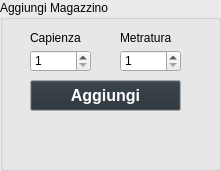
     <widget class="QGroupBox" name="groupBox_4">
      <property name="geometry">
       <rect>
        <x>40</x>
        <y>100</y>
        <width>221</width>
        <height>171</height>
       </rect>
      </property>
      <property name="palette">
       <palette>
        <active>
         <colorrole role="WindowText">
          <brush brushstyle="SolidPattern">
           <color alpha="255">
            <red>0</red>
            <green>0</green>
            <blue>0</blue>
           </color>
          </brush>
         </colorrole>
         <colorrole role="Button">
          <brush brushstyle="SolidPattern">
           <color alpha="255">
            <red>234</red>
            <green>234</green>
            <blue>234</blue>
           </color>
          </brush>
         </colorrole>
         <colorrole role="Light">
          <brush brushstyle="SolidPattern">
           <color alpha="255">
            <red>255</red>
            <green>255</green>
            <blue>255</blue>
           </color>
          </brush>
         </colorrole>
         <colorrole role="Midlight">
          <brush brushstyle="SolidPattern">
           <color alpha="255">
            <red>244</red>
            <green>244</green>
            <blue>244</blue>
           </color>
          </brush>
         </colorrole>
         <colorrole role="Dark">
          <brush brushstyle="SolidPattern">
           <color alpha="255">
            <red>117</red>
            <green>117</green>
            <blue>117</blue>
           </color>
          </brush>
         </colorrole>
         <colorrole role="Mid">
          <brush brushstyle="SolidPattern">
           <color alpha="255">
            <red>156</red>
            <green>156</green>
            <blue>156</blue>
           </color>
          </brush>
         </colorrole>
         <colorrole role="Text">
          <brush brushstyle="SolidPattern">
           <color alpha="255">
            <red>0</red>
            <green>0</green>
            <blue>0</blue>
           </color>
          </brush>
         </colorrole>
         <colorrole role="BrightText">
          <brush brushstyle="SolidPattern">
           <color alpha="255">
            <red>255</red>
            <green>255</green>
            <blue>255</blue>
           </color>
          </brush>
         </colorrole>
         <colorrole role="ButtonText">
          <brush brushstyle="SolidPattern">
           <color alpha="255">
            <red>0</red>
            <green>0</green>
            <blue>0</blue>
           </color>
          </brush>
         </colorrole>
         <colorrole role="Base">
          <brush brushstyle="SolidPattern">
           <color alpha="255">
            <red>255</red>
            <green>255</green>
            <blue>255</blue>
           </color>
          </brush>
         </colorrole>
         <colorrole role="Window">
          <brush brushstyle="SolidPattern">
           <color alpha="255">
            <red>234</red>
            <green>234</green>
            <blue>234</blue>
           </color>
          </brush>
         </colorrole>
         <colorrole role="Shadow">
          <brush brushstyle="SolidPattern">
           <color alpha="255">
            <red>0</red>
            <green>0</green>
            <blue>0</blue>
           </color>
          </brush>
         </colorrole>
         <colorrole role="AlternateBase">
          <brush brushstyle="SolidPattern">
           <color alpha="255">
            <red>244</red>
            <green>244</green>
            <blue>244</blue>
           </color>
          </brush>
         </colorrole>
         <colorrole role="ToolTipBase">
          <brush brushstyle="SolidPattern">
           <color alpha="255">
            <red>255</red>
            <green>255</green>
            <blue>220</blue>
           </color>
          </brush>
         </colorrole>
         <colorrole role="ToolTipText">
          <brush brushstyle="SolidPattern">
           <color alpha="255">
            <red>0</red>
            <green>0</green>
            <blue>0</blue>
           </color>
          </brush>
         </colorrole>
         <colorrole role="PlaceholderText">
          <brush brushstyle="SolidPattern">
           <color alpha="127">
            <red>0</red>
            <green>0</green>
            <blue>0</blue>
           </color>
          </brush>
         </colorrole>
         <colorrole role="Accent">
          <brush brushstyle="SolidPattern">
           <color alpha="255">
            <red>255</red>
            <green>255</green>
            <blue>255</blue>
           </color>
          </brush>
         </colorrole>
        </active>
        <inactive>
         <colorrole role="WindowText">
          <brush brushstyle="SolidPattern">
           <color alpha="255">
            <red>0</red>
            <green>0</green>
            <blue>0</blue>
           </color>
          </brush>
         </colorrole>
         <colorrole role="Button">
          <brush brushstyle="SolidPattern">
           <color alpha="255">
            <red>234</red>
            <green>234</green>
            <blue>234</blue>
           </color>
          </brush>
         </colorrole>
         <colorrole role="Light">
          <brush brushstyle="SolidPattern">
           <color alpha="255">
            <red>255</red>
            <green>255</green>
            <blue>255</blue>
           </color>
          </brush>
         </colorrole>
         <colorrole role="Midlight">
          <brush brushstyle="SolidPattern">
           <color alpha="255">
            <red>244</red>
            <green>244</green>
            <blue>244</blue>
           </color>
          </brush>
         </colorrole>
         <colorrole role="Dark">
          <brush brushstyle="SolidPattern">
           <color alpha="255">
            <red>117</red>
            <green>117</green>
            <blue>117</blue>
           </color>
          </brush>
         </colorrole>
         <colorrole role="Mid">
          <brush brushstyle="SolidPattern">
           <color alpha="255">
            <red>156</red>
            <green>156</green>
            <blue>156</blue>
           </color>
          </brush>
         </colorrole>
         <colorrole role="Text">
          <brush brushstyle="SolidPattern">
           <color alpha="255">
            <red>0</red>
            <green>0</green>
            <blue>0</blue>
           </color>
          </brush>
         </colorrole>
         <colorrole role="BrightText">
          <brush brushstyle="SolidPattern">
           <color alpha="255">
            <red>255</red>
            <green>255</green>
            <blue>255</blue>
           </color>
          </brush>
         </colorrole>
         <colorrole role="ButtonText">
          <brush brushstyle="SolidPattern">
           <color alpha="255">
            <red>0</red>
            <green>0</green>
            <blue>0</blue>
           </color>
          </brush>
         </colorrole>
         <colorrole role="Base">
          <brush brushstyle="SolidPattern">
           <color alpha="255">
            <red>255</red>
            <green>255</green>
            <blue>255</blue>
           </color>
          </brush>
         </colorrole>
         <colorrole role="Window">
          <brush brushstyle="SolidPattern">
           <color alpha="255">
            <red>234</red>
            <green>234</green>
            <blue>234</blue>
           </color>
          </brush>
         </colorrole>
         <colorrole role="Shadow">
          <brush brushstyle="SolidPattern">
           <color alpha="255">
            <red>0</red>
            <green>0</green>
            <blue>0</blue>
           </color>
          </brush>
         </colorrole>
         <colorrole role="AlternateBase">
          <brush brushstyle="SolidPattern">
           <color alpha="255">
            <red>244</red>
            <green>244</green>
            <blue>244</blue>
           </color>
          </brush>
         </colorrole>
         <colorrole role="ToolTipBase">
          <brush brushstyle="SolidPattern">
           <color alpha="255">
            <red>255</red>
            <green>255</green>
            <blue>220</blue>
           </color>
          </brush>
         </colorrole>
         <colorrole role="ToolTipText">
          <brush brushstyle="SolidPattern">
           <color alpha="255">
            <red>0</red>
            <green>0</green>
            <blue>0</blue>
           </color>
          </brush>
         </colorrole>
         <colorrole role="PlaceholderText">
          <brush brushstyle="SolidPattern">
           <color alpha="127">
            <red>0</red>
            <green>0</green>
            <blue>0</blue>
           </color>
          </brush>
         </colorrole>
         <colorrole role="Accent">
          <brush brushstyle="SolidPattern">
           <color alpha="255">
            <red>255</red>
            <green>255</green>
            <blue>255</blue>
           </color>
          </brush>
         </colorrole>
        </inactive>
        <disabled>
         <colorrole role="WindowText">
          <brush brushstyle="SolidPattern">
           <color alpha="255">
            <red>117</red>
            <green>117</green>
            <blue>117</blue>
           </color>
          </brush>
         </colorrole>
         <colorrole role="Button">
          <brush brushstyle="SolidPattern">
           <color alpha="255">
            <red>234</red>
            <green>234</green>
            <blue>234</blue>
           </color>
          </brush>
         </colorrole>
         <colorrole role="Light">
          <brush brushstyle="SolidPattern">
           <color alpha="255">
            <red>255</red>
            <green>255</green>
            <blue>255</blue>
           </color>
          </brush>
         </colorrole>
         <colorrole role="Midlight">
          <brush brushstyle="SolidPattern">
           <color alpha="255">
            <red>244</red>
            <green>244</green>
            <blue>244</blue>
           </color>
          </brush>
         </colorrole>
         <colorrole role="Dark">
          <brush brushstyle="SolidPattern">
           <color alpha="255">
            <red>117</red>
            <green>117</green>
            <blue>117</blue>
           </color>
          </brush>
         </colorrole>
         <colorrole role="Mid">
          <brush brushstyle="SolidPattern">
           <color alpha="255">
            <red>156</red>
            <green>156</green>
            <blue>156</blue>
           </color>
          </brush>
         </colorrole>
         <colorrole role="Text">
          <brush brushstyle="SolidPattern">
           <color alpha="255">
            <red>117</red>
            <green>117</green>
            <blue>117</blue>
           </color>
          </brush>
         </colorrole>
         <colorrole role="BrightText">
          <brush brushstyle="SolidPattern">
           <color alpha="255">
            <red>255</red>
            <green>255</green>
            <blue>255</blue>
           </color>
          </brush>
         </colorrole>
         <colorrole role="ButtonText">
          <brush brushstyle="SolidPattern">
           <color alpha="255">
            <red>117</red>
            <green>117</green>
            <blue>117</blue>
           </color>
          </brush>
         </colorrole>
         <colorrole role="Base">
          <brush brushstyle="SolidPattern">
           <color alpha="255">
            <red>234</red>
            <green>234</green>
            <blue>234</blue>
           </color>
          </brush>
         </colorrole>
         <colorrole role="Window">
          <brush brushstyle="SolidPattern">
           <color alpha="255">
            <red>234</red>
            <green>234</green>
            <blue>234</blue>
           </color>
          </brush>
         </colorrole>
         <colorrole role="Shadow">
          <brush brushstyle="SolidPattern">
           <color alpha="255">
            <red>0</red>
            <green>0</green>
            <blue>0</blue>
           </color>
          </brush>
         </colorrole>
         <colorrole role="AlternateBase">
          <brush brushstyle="SolidPattern">
           <color alpha="255">
            <red>234</red>
            <green>234</green>
            <blue>234</blue>
           </color>
          </brush>
         </colorrole>
         <colorrole role="ToolTipBase">
          <brush brushstyle="SolidPattern">
           <color alpha="255">
            <red>255</red>
            <green>255</green>
            <blue>220</blue>
           </color>
          </brush>
         </colorrole>
         <colorrole role="ToolTipText">
          <brush brushstyle="SolidPattern">
           <color alpha="255">
            <red>0</red>
            <green>0</green>
            <blue>0</blue>
           </color>
          </brush>
         </colorrole>
         <colorrole role="PlaceholderText">
          <brush brushstyle="SolidPattern">
           <color alpha="127">
            <red>117</red>
            <green>117</green>
            <blue>117</blue>
           </color>
          </brush>
         </colorrole>
         <colorrole role="Accent">
          <brush brushstyle="SolidPattern">
           <color alpha="255">
            <red>255</red>
            <green>255</green>
            <blue>255</blue>
           </color>
          </brush>
         </colorrole>
        </disabled>
       </palette>
      </property>
      <property name="autoFillBackground">
       <bool>true</bool>
      </property>
      <property name="title">
       <string>Aggiungi Magazzino</string>
      </property>
      <property name="flat">
       <bool>true</bool>
      </property>
      <widget class="QLabel" name="label_12">
       <property name="geometry">
        <rect>
         <x>30</x>
         <y>30</y>
         <width>58</width>
         <height>16</height>
        </rect>
       </property>
       <property name="text">
        <string>Capienza</string>
       </property>
      </widget>
      <widget class="QLabel" name="label_13">
       <property name="geometry">
        <rect>
         <x>120</x>
         <y>30</y>
         <width>58</width>
         <height>16</height>
        </rect>
       </property>
       <property name="text">
        <string>Metratura</string>
       </property>
      </widget>
      <widget class="QSpinBox" name="numAggMagCap">
       <property name="geometry">
        <rect>
         <x>30</x>
         <y>50</y>
         <width>61</width>
         <height>22</height>
        </rect>
       </property>
       <property name="minimum">
        <number>1</number>
       </property>
       <property name="maximum">
        <number>5000</number>
       </property>
      </widget>
      <widget class="QSpinBox" name="numAggMagMet">
       <property name="geometry">
        <rect>
         <x>120</x>
         <y>50</y>
         <width>61</width>
         <height>22</height>
        </rect>
       </property>
       <property name="minimum">
        <number>1</number>
       </property>
       <property name="maximum">
        <number>5000</number>
       </property>
      </widget>
      <widget class="QPushButton" name="btnAggMagazzino">
       <property name="geometry">
        <rect>
         <x>30</x>
         <y>80</y>
         <width>151</width>
         <height>31</height>
        </rect>
       </property>
       <property name="palette">
        <palette>
         <active>
          <colorrole role="Button">
           <brush brushstyle="SolidPattern">
            <color alpha="255">
             <red>37</red>
             <green>46</green>
             <blue>53</blue>
            </color>
           </brush>
          </colorrole>
          <colorrole role="ButtonText">
           <brush brushstyle="SolidPattern">
            <color alpha="255">
             <red>255</red>
             <green>255</green>
             <blue>255</blue>
            </color>
           </brush>
          </colorrole>
          <colorrole role="Base">
           <brush brushstyle="SolidPattern">
            <color alpha="255">
             <red>37</red>
             <green>46</green>
             <blue>53</blue>
            </color>
           </brush>
          </colorrole>
         </active>
         <inactive>
          <colorrole role="Button">
           <brush brushstyle="SolidPattern">
            <color alpha="255">
             <red>37</red>
             <green>46</green>
             <blue>53</blue>
            </color>
           </brush>
          </colorrole>
          <colorrole role="ButtonText">
           <brush brushstyle="SolidPattern">
            <color alpha="255">
             <red>255</red>
             <green>255</green>
             <blue>255</blue>
            </color>
           </brush>
          </colorrole>
          <colorrole role="Base">
           <brush brushstyle="SolidPattern">
            <color alpha="255">
             <red>37</red>
             <green>46</green>
             <blue>53</blue>
            </color>
           </brush>
          </colorrole>
         </inactive>
         <disabled>
          <colorrole role="Button">
           <brush brushstyle="SolidPattern">
            <color alpha="255">
             <red>37</red>
             <green>46</green>
             <blue>53</blue>
            </color>
           </brush>
          </colorrole>
         </disabled>
        </palette>
       </property>
       <property name="font">
        <font>
         <family>Arial</family>
         <pointsize>12</pointsize>
         <bold>true</bold>
        </font>
       </property>
       <property name="text">
        <string>Aggiungi</string>
       </property>
      </widget>
     </widget>
